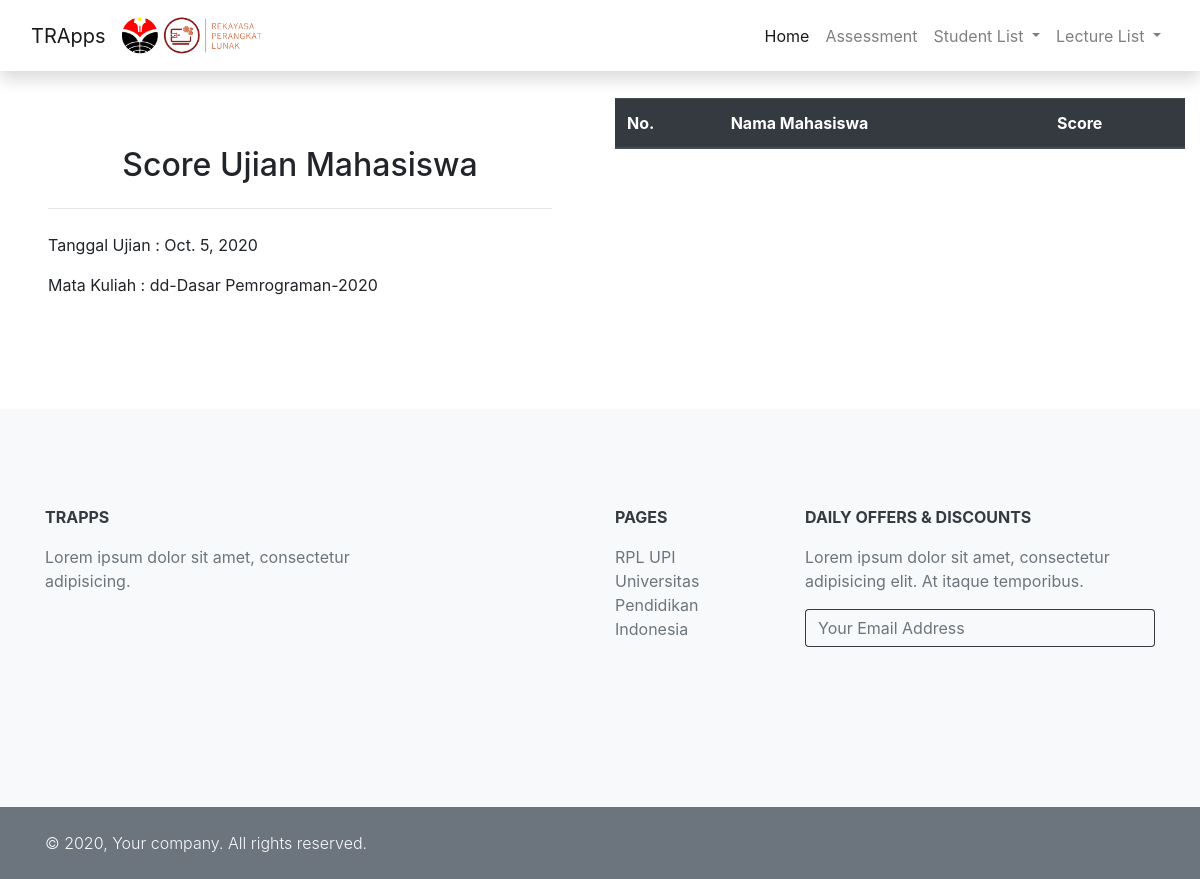
/viewjadwal/1/studentscore/, run on an earlier commit of the app's database.
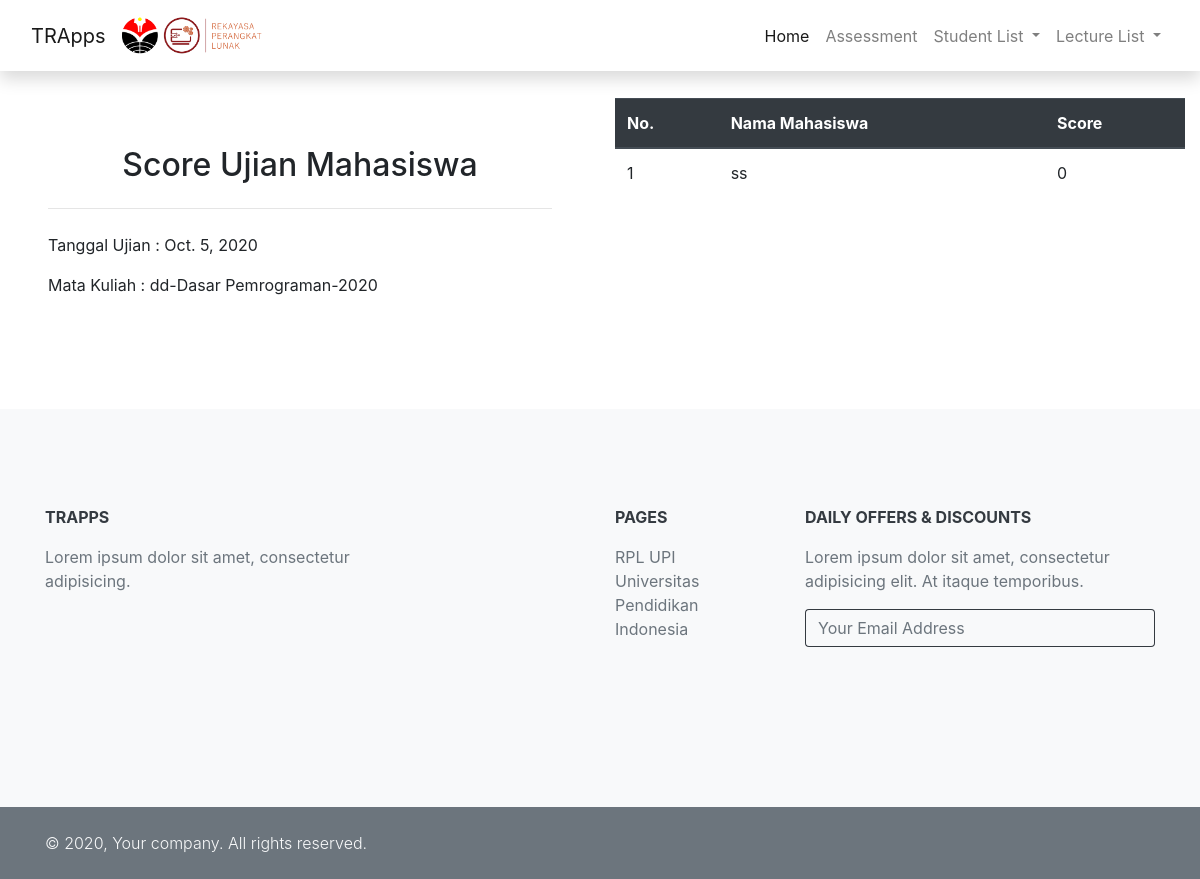
And on a later commit of the database.
### TRApps/model/tabelScoring.py (models this page shows, shortened)
class Scoring (models.Model):
    tanggalUjian = models.ForeignKey(Test, on_delete=models.CASCADE)
    mahasiswa = models.ForeignKey(Mahasiswa, on_delete=models.CASCADE)
    dosen_pengampu = models.ForeignKey(DosenPengampu, on_delete=models.CASCADE)
    hasilScore = models.IntegerField()

### TRApps/model/tabelMahasiswa.py (models this page shows, shortened)
class Mahasiswa (models.Model):
    nim = models.CharField(max_length=12)
    nama_mahasiswa = models.CharField(max_length=45)

### TRApps/views.py (the view)
# urls.py: path('viewjadwal/<id>/studentscore/', createStudentScore, name = 'scoreMahasiswa'),
def createStudentScore(request, id):
	test_instance = None
	if id:
		test_instance = Test.objects.get(pk=id)
	context = {}
	if request.method == 'POST':
		form = ScoreStudentForm(request.POST)
		if form.is_valid():
			form.save()
	else:
		form = ScoreStudentForm()
	context['form'] = form
	context['dataset'] = Scoring.objects.all()
	context['test_instance'] = test_instance
	return render(request, "viewStudentScore.html", context)

### TRApps/forms/studentScoreForm.py
class ScoreStudentForm(forms.ModelForm):
    helper = FormHelper()
    helper.form_tag = False
    helper.disable_csrf = True
    tanggalUjian = forms.ModelChoiceField(queryset=Test.objects.all(), widget=forms.HiddenInput())
    dosen_pengampu = forms.ModelChoiceField(queryset=DosenPengampu.objects.all(), widget=forms.HiddenInput())
    class Meta:
        model = Scoring
        fields = [
            "tanggalUjian",
            "mahasiswa",
            "dosen_pengampu",
        ]

### TRApps/model/tabelDosenPengampu.py (called while the page is built)
    def __str__(self):
        return self.dosen_Pengampu.nama_dosen+"-"+self.mata_kuliah.namaMK+"-"+self.tahunAjaran

### TRApps/Templates/viewStudentScore.html
{% extends "layout.html" %}
{% block content %}
{% load crispy_forms_tags %}
<section class="">
    <div class="container-fluid my-5">
        <div class="row">
            <div class="p-xl-5 col-lg-6">
                <h2 style="text-align:center;">Score Ujian Mahasiswa</h2>
                <hr class="my-4"/>
                <p> Tanggal Ujian : {{test_instance.tanggalUjian}}</p>
                <p>Mata Kuliah : {{test_instance.mata_kuliah}}</p>
            </div>
            <div class="col-lg-6">
                  <table class="table">
                      <thead class="thead-dark">
                        <tr>
                          <th>No.</th>
                          <th>Nama Mahasiswa</th>
                          <th>Score</th>
                        </tr>
                      </thead>
                    {% for data in dataset %}
                    <tr>
                        <td>{{ data.id }}</td>
                        <td>{{ data.mahasiswa.nama_mahasiswa }}</td>
                        <td>{{ data.hasilScore }} </td>
                    </tr>
                    {% endfor %}
                  </table>
            </div>
        </div>
    </div>
</section>
{% endblock %}

What changed in the data, as far as the page shows it:
added Scoring: id "1", mahasiswa.nama_mahasiswa "ss", hasilScore "0"
